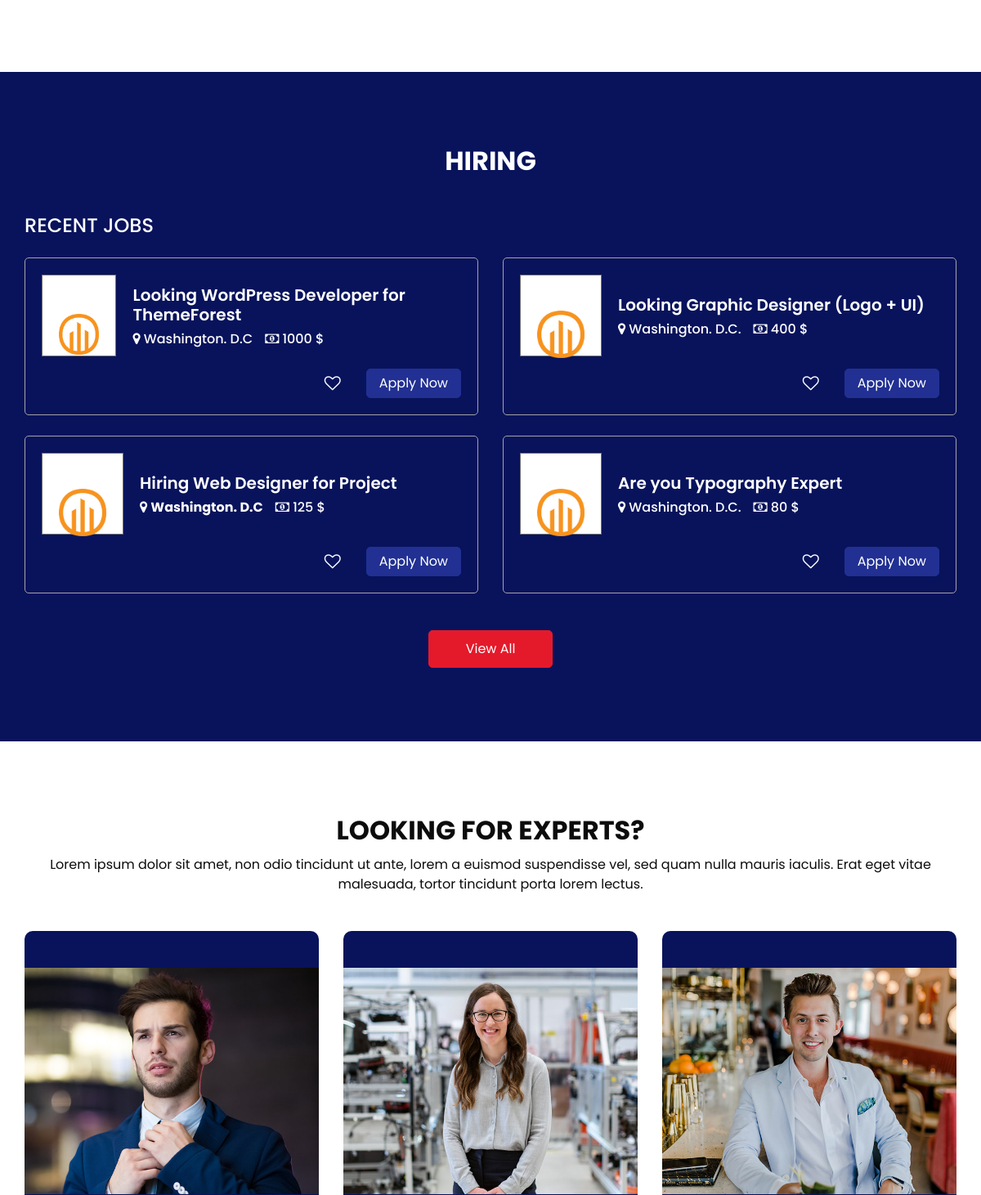
Page /home/ (middle part) on the earlier database version.
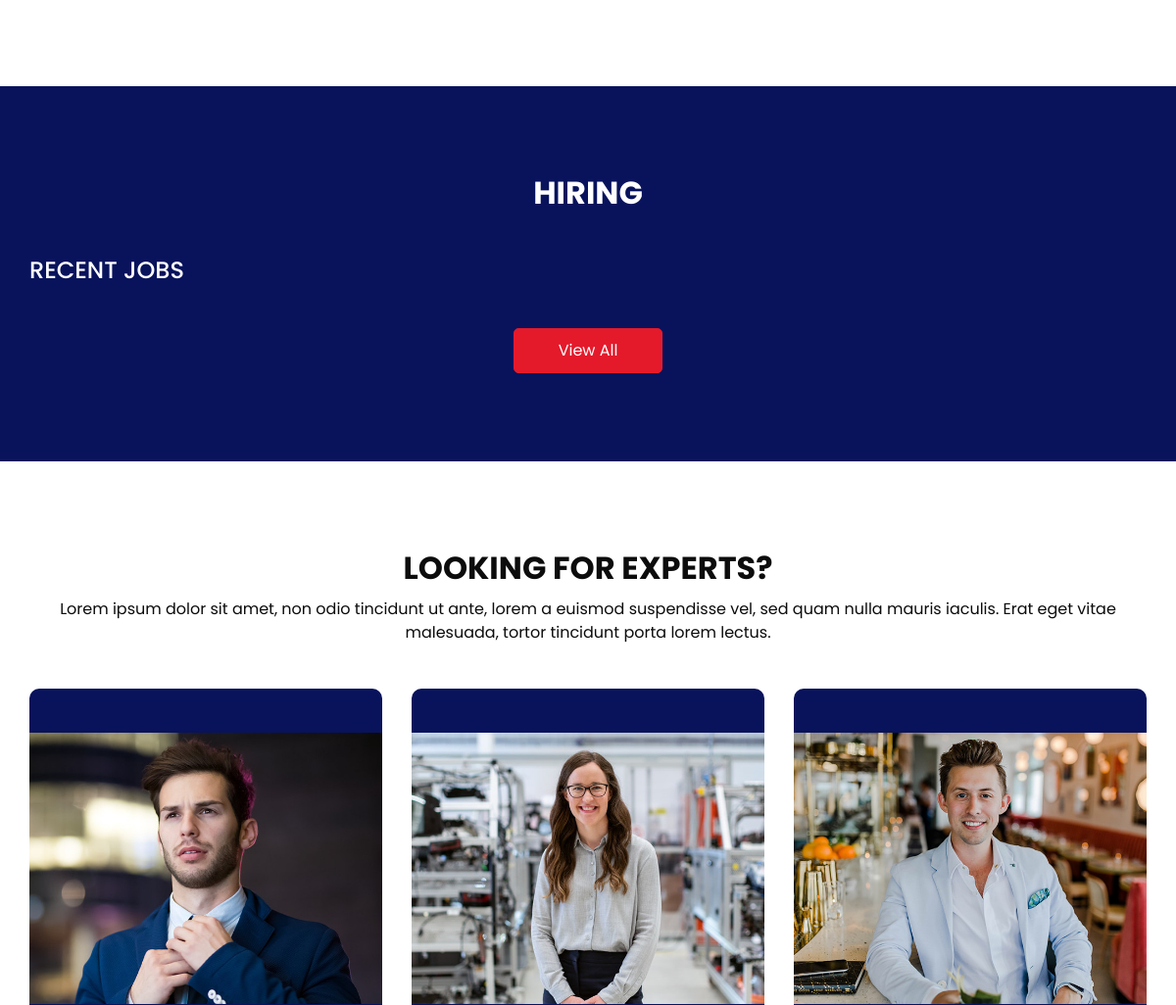
Same page on the later database version.
### jobs/models.py (models this page shows, shortened)
class jobHiring(models.Model):
    jobTitle = models.CharField(max_length=50)
    address = models.CharField(max_length=100)
    salary = models.IntegerField()

### django1/views.py (the view)
# urls.py: path('home/', views.home, name='home'),
def home(request):
    return render(request, "index.html", data)  # here we can pass three argument

### templates/index.html (shortened to what this page needs)
{% extends 'base.html' %}
{% block content %}
  <section class="about_section layout_padding">
  </section>
  <section class="job_section layout_padding">
    <div class="container">
      <div class="heading_container heading_center">
        <h2>
          HIRING
        </h2>
      </div>
      <div class="job_container">
        <h4 class="job_heading">
          Recent Jobs
        </h4>
        <div class="row">
          {% for col in HiringData %}
            <div class="col-lg-6">
              <div class="box">
                <div class="job_content-box">
                  <div class="img-box">
                    <img src="/static/images/job_logo3.png" alt="">
                  </div>
                  <div class="detail-box">
                    <h5>
                      {{col.jobTitle}}
                    </h5>
                    <div class="detail-info">
                      <h6>
                        <i class="fa fa-map-marker" aria-hidden="true"></i>
                        <span>
                          {{col.address | safe }}
                        </span>
                      </h6>
                      <h6>
                        <i class="fa fa-money" aria-hidden="true"></i>
                        <span>
                          {{col.salary }} <a>$</a>
                        </span>
                      </h6>
                    </div>
                  </div>
                </div>
                <div class="option-box">
                  <button class="fav-btn">
                    <i class="fa fa-heart-o" aria-hidden="true"></i>
                  </button>
                  <a href="" class="apply-btn">
                    Apply Now
                  </a>
                </div>
              </div>
            </div>
          {% endfor %}
        </div>
      </div>
      <div class="btn-box">
        <a href="">
          View All
        </a>
      </div>
    </div>
  </section>
  <section class="expert_section layout_padding">
    <div class="container">
      <div class="heading_container heading_center">
        <h2>
          LOOKING FOR EXPERTS?
        </h2>
        <p>
          Lorem ipsum dolor sit amet, non odio tincidunt ut ante, lorem a euismod suspendisse vel, sed quam nulla mauris
          iaculis. Erat eget vitae malesuada, tortor tincidunt porta lorem lectus.
        </p>
      </div>
      <div class="row">
        <div class="col-md-6 col-lg-4 mx-auto">
          <div class="box">
            <div class="img-box">
              <img src="/static/images/e1.jpg" alt="">
            </div>
          </div>
        </div>
        <div class="col-md-6 col-lg-4 mx-auto">
          <div class="box">
            <div class="img-box">
              <img src="/static/images/e2.jpg" alt="">
            </div>
          </div>
        </div>
        <div class="col-md-6 col-lg-4 mx-auto">
          <div class="box">
            <div class="img-box">
              <img src="/static/images/e3.jpg" alt="">
            </div>
          </div>
        </div>
      </div>
    </div>
  </section>
  {% endblock %}

### templates/base.html
{% include "header.html" %}
{% block content %}
{% endblock %}
{% include "footer.html" %}

### templates/header.html (shortened to what this page needs)
<!DOCTYPE html>
<html>
<head>
    <link rel="stylesheet" type="text/css" href="/static/css/bootstrap.css" />
    <link href="/static/css/font-awesome.min.css" rel="stylesheet" />
    <link rel="stylesheet"
        href="https://cdnjs.cloudflare.com/ajax/libs/jquery-nice-select/1.1.0/css/nice-select.min.css"
 />
    <link href="/static/css/style.css" rel="stylesheet" />
    <link href="/static/css/responsive.css" rel="stylesheet" />
</head>
<body>

### templates/footer.html (shortened to what this page needs)
{% load static %}
</body>
</html>

### static/css/style.css (style rules this page uses)
body { font-family: 'Poppins', sans-serif; color: #0c0c0c; background-color: #ffffff; overflow-x: hidden; }
.layout_padding { padding: 90px 0; }
.heading_container { display: -webkit-box; display: -moz-box; display: -ms-flexbox; display: flex; -webkit-box-orient: vertical; -webkit-box-direction: normal; -moz-box-orient: vertical; -moz-box-direction: normal; -ms-flex-direction: column; flex-direction: column; -webkit-box-align: start; -moz-box-align: start; -ms-flex-align: start; align-items: flex-start; }
.heading_container h2 { position: relative; text-transform: uppercase; font-weight: bold; margin-bottom: 0; }
.heading_container p { margin-top: 10px; margin-bottom: 0; }
.heading_container.heading_center { -webkit-box-align: center; -moz-box-align: center; -ms-flex-align: center; align-items: center; text-align: center; }
a, a:hover, a:focus { text-decoration: none; }
.job_section { background-color: #08135c; color: #ffffff; }
.job_section .heading_container { margin-bottom: 15px; }
.job_section .job_container { margin-top: 45px; }
.job_section .job_heading { margin-bottom: 0; text-transform: uppercase; }
.job_section .btn-box { display: -webkit-box; display: -moz-box; display: -ms-flexbox; display: flex; -webkit-box-pack: center; -moz-box-pack: center; -ms-flex-pack: center; justify-content: center; margin-top: 45px; }
.job_section .btn-box a { display: inline-block; padding: 10px 45px; background-color: #e41a2b; color: #ffffff; border-radius: 5px; -webkit-transition: all .3s; -o-transition: all .3s; -moz-transition: all .3s; transition: all .3s; border: 1px solid #e41a2b; outline: none; }
.expert_section .box { display: -webkit-box; display: -moz-box; display: -ms-flexbox; display: flex; -webkit-box-orient: vertical; -webkit-box-direction: normal; -moz-box-orient: vertical; -moz-box-direction: normal; -ms-flex-direction: column; flex-direction: column; background-color: #08135c; border-radius: 10px; overflow: hidden; margin-top: 45px; }
.expert_section .box .img-box { width: 100%; }
.expert_section .box .img-box img { width: 100%; }

Differences in the rows shown:
removed jobHiring: jobTitle "Looking WordPress Developer for ThemeForest", address "Washington. D.C", salary "1000"
removed jobHiring: jobTitle "Looking Graphic Designer (Logo + UI)", address "Washington. D.C.", salary "400"
removed jobHiring: jobTitle "Hiring Web Designer for Project", address "Washington. D.C", salary "125"
removed jobHiring: jobTitle "Are you Typography Expert", address "Washington. D.C.", salary "80"
